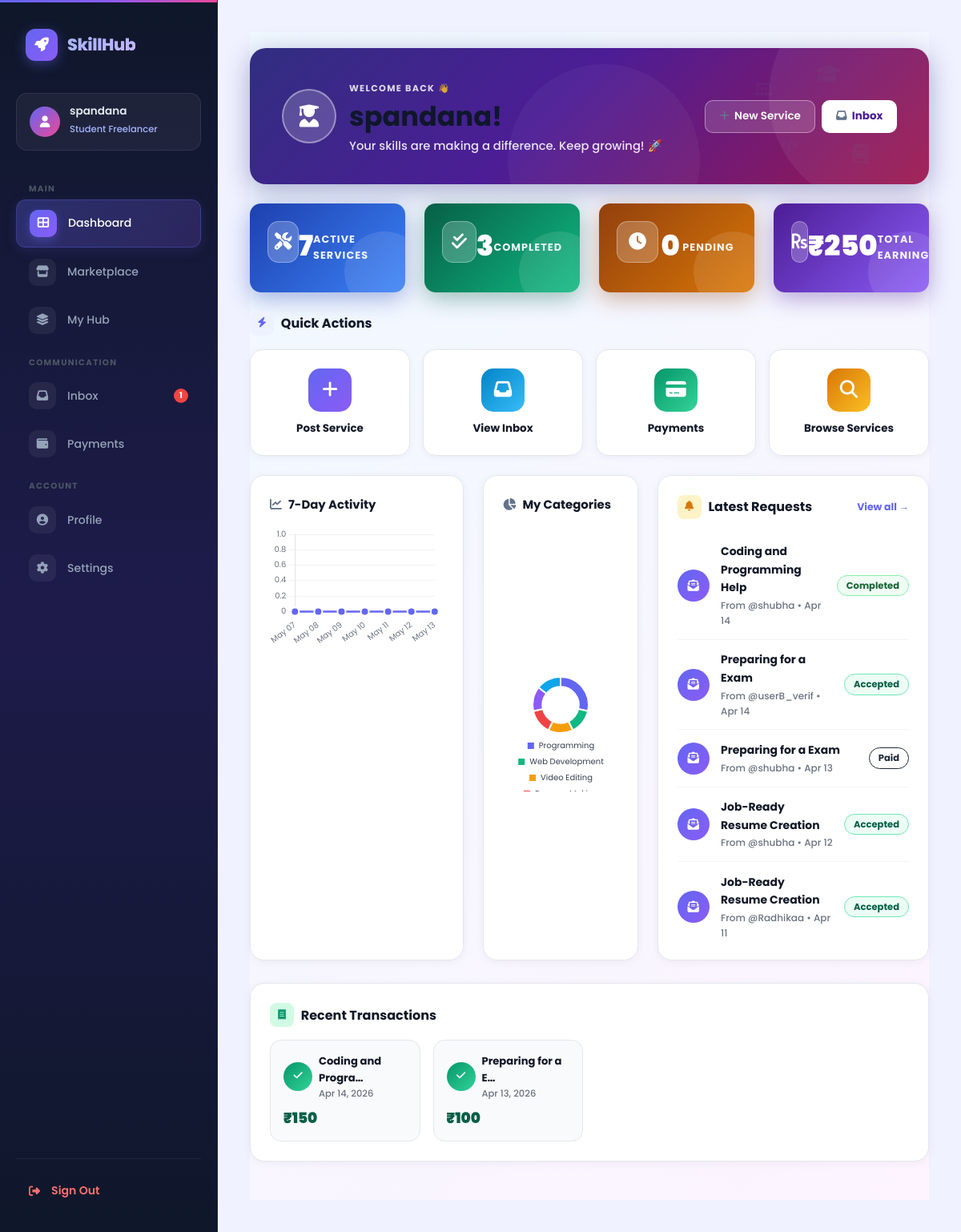
The app's page /dashboard/ (signed in), older data.
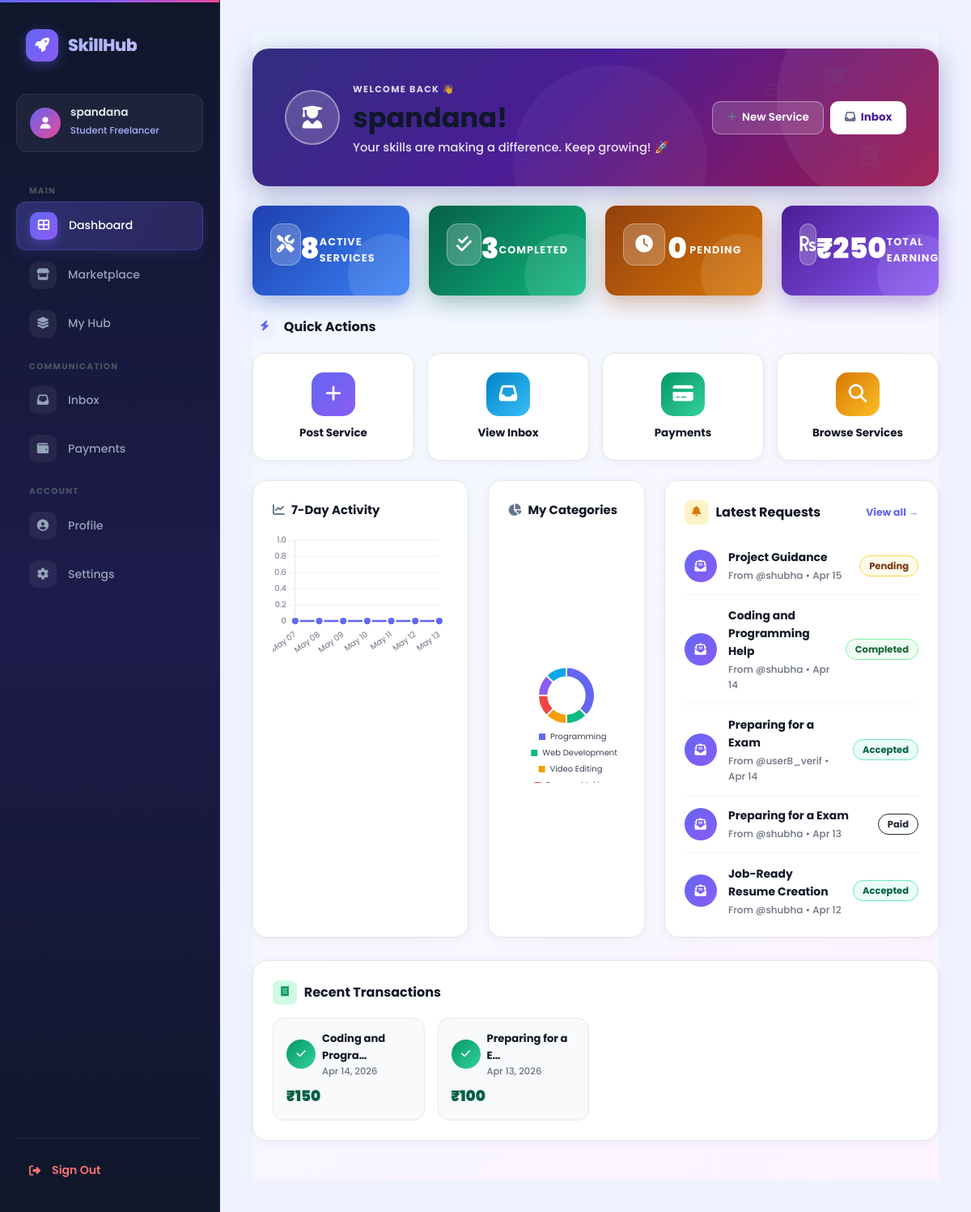
The same page, newer data.
### skills/models.py (models this page shows, shortened)
class Request(models.Model):
    STATUS_CHOICES = [
        ('pending', 'Pending'),
        ('accepted', 'Accepted'),
        ('paid', 'Paid'),
        ('in_progress', 'In Progress'),
        ('completed', 'Completed'),
        ('rejected', 'Rejected'),
    ]
    sender = models.ForeignKey(User, on_delete=models.CASCADE, related_name='sent_requests')
    receiver = models.ForeignKey(User, on_delete=models.CASCADE, related_name='received_requests')
    service = models.ForeignKey(Service, on_delete=models.CASCADE, related_name='requests')
    message = models.TextField(blank=True, null=True)
    payment = models.OneToOneField('Payment', on_delete=models.SET_NULL, null=True, blank=True, related_name='booking')
    requirement_file = models.FileField(upload_to='requirements/', blank=True, null=True, help_text="Added by requester")
    delivery_file = models.FileField(upload_to='deliveries/', blank=True, null=True, help_text="Added by provider")
    meeting_link = models.URLField(blank=True, null=True, help_text="Video meeting link like Zoom/Meet")
    status = models.CharField(max_length=20, choices=STATUS_CHOICES, default='pending')
    created_at = models.DateTimeField(auto_now_add=True)
    class Meta:
        ordering = ['-created_at']

class Service(models.Model):
    user = models.ForeignKey(User, on_delete=models.CASCADE, related_name='services')
    title = models.CharField(max_length=200)
    description = models.TextField()
    category = models.CharField(max_length=50, choices=CATEGORY_CHOICES)
    image = models.ImageField(upload_to='service_images/', blank=True, null=True)
    payment_type = models.CharField(max_length=20, choices=PAYMENT_TYPE_CHOICES)
    price = models.DecimalField(max_digits=10, decimal_places=2, null=True, blank=True)
    location = models.CharField(max_length=100, choices=LOCATION_CHOICES, help_text="City where this service is available")
    service_type = models.CharField(max_length=20, choices=SERVICE_TYPE_CHOICES, default='Online', help_text="Online or Offline delivery")
    payment_method = models.CharField(max_length=50, choices=PAYMENT_METHOD_CHOICES, default='cash')
    delivery_time = models.CharField(max_length=50, choices=DELIVERY_CHOICES, default='negotiable')
    custom_category = models.CharField(max_length=50, blank=True, null=True)
    is_approved = models.BooleanField(default=False)
    created_at = models.DateTimeField(auto_now_add=True)
    class Meta:
        ordering = ['-created_at']
    @property
    def avg_rating(self):
        if hasattr(self, '_avg_rating'):
            return self._avg_rating
        from django.db.models import Avg
        avg = self.reviews.aggregate(Avg('rating'))['rating__avg']
        return avg if avg else 0

class Payment(models.Model):
    STATUS_CHOICES = [
        ('pending', 'Pending'),
        ('success', 'Success'),
        ('failed', 'Failed'),
    ]
    user = models.ForeignKey(User, on_delete=models.CASCADE, related_name='payments')
    service = models.ForeignKey(Service, on_delete=models.CASCADE, related_name='payments')
    request = models.OneToOneField(
        'Request', on_delete=models.SET_NULL,
        null=True, blank=True, related_name='request_payment'
    )
    amount = models.DecimalField(max_digits=10, decimal_places=2)
    payment_method = models.CharField(
        max_length=20,
        choices=[('upi', 'UPI'), ('card', 'Card'), ('cash', 'Cash')]
    )
    transaction_id = models.CharField(max_length=100, blank=True, null=True)
    gateway = models.CharField(max_length=50, default='simulator', help_text='Stripe, Razorpay, Simulator')
    status = models.CharField(max_length=20, choices=STATUS_CHOICES, default='pending')
    timestamp = models.DateTimeField(auto_now_add=True, null=True, blank=True)
    class Meta:
        ordering = ['-timestamp']

### skills/views.py (the view)
# urls.py: path('dashboard/', views.dashboard, name='dashboard'),
@login_required
def dashboard(request):
    user_services = Service.objects.filter(user=request.user)
    user_requests = HelpRequest.objects.filter(user=request.user)
    total_services = user_services.count()
    total_requests = user_requests.count()
    pending_actions = Request.objects.filter(receiver=request.user, status='pending').count()
    total_earnings = Payment.objects.filter(
        service__user=request.user,
        status='success'
    ).aggregate(Sum('amount'))['amount__sum'] or 0
    accepted_requests = Request.objects.filter(receiver=request.user, status='accepted').count()
    def calc_percent(value, target):
        if not target: return 0
        return min(100, int((value / target) * 100))
    service_target = 10
    request_target = 20
    earnings_goal = 5000
    services_percent = calc_percent(total_services, service_target)
    requests_percent = calc_percent(total_requests, request_target)
    acceptance_rate = calc_percent(accepted_requests, total_requests) if total_requests else 0
    earnings_percent = calc_percent(total_earnings, earnings_goal)
    seven_days_ago = timezone.now().date() - timedelta(days=6)
    daily_requests = Request.objects.filter(
        Q(sender=request.user) | Q(receiver=request.user),
        created_at__date__gte=seven_days_ago
    ).annotate(date=TruncDate('created_at')).values('date').annotate(count=Count('id')).order_by('date')
    date_labels = []
    date_counts = []
    for i in range(7):
        curr_date = seven_days_ago + timedelta(days=i)
        date_labels.append(curr_date.strftime("%b %d"))
        count = next((item['count'] for item in daily_requests if item['date'] == curr_date), 0)
        date_counts.append(count)
    category_data = user_services.values('category').annotate(count=Count('id')).order_by('-count')
    category_labels = [dict(CATEGORY_CHOICES).get(item['category'], item['category']) for item in category_data]
    category_counts = [item['count'] for item in category_data]
    recent_requests = Request.objects.filter(
        Q(sender=request.user) | Q(receiver=request.user)
    ).select_related('service', 'sender', 'receiver').order_by('-created_at')[:5]
    recent_messages = Message.objects.filter(
        Q(sender=request.user) | Q(receiver=request.user)
    ).select_related('sender', 'request').order_by('-timestamp')[:5]
    latest_payments = Payment.objects.filter(
        Q(user=request.user) | Q(service__user=request.user)
    ).select_related('user', 'service').order_by('-timestamp')[:5]
    received_messages = Message.objects.filter(receiver=request.user)[:5]
    sent_messages = Message.objects.filter(sender=request.user)[:5]
    return render(request, 'dashboard.html', {
        'user_services': user_services,
        'user_requests': user_requests,
        'total_services': total_services,
        'total_requests': total_requests,
        'pending_actions': pending_actions,
        'total_earnings': total_earnings,
        'accepted_requests': accepted_requests,
        'services_percent': services_percent,
        'requests_percent': requests_percent,
        'acceptance_rate': acceptance_rate,
        'earnings_percent': earnings_percent,
        'recent_requests': recent_requests,
        'recent_messages': recent_messages, # Added unified messages
        'latest_payments': latest_payments,
        'chart_labels': json.dumps(date_labels),
        'chart_data': json.dumps(date_counts),
        'cat_labels': json.dumps(category_labels),
        'cat_data': json.dumps(category_counts),
        'received_messages': received_messages,
        'sent_messages': sent_messages,
    })

### skills/context_processors.py (called while the page is built)
def unread_notifications_count(request):
    if request.user.is_authenticated:
        count = Notification.objects.filter(user=request.user, is_read=False).count()
        return {'unread_notifications_count': count}
    return {'unread_notifications_count': 0}

### templates/dashboard.html (shortened to what the changed rows need)
{% extends 'dashboard_base.html' %}
{% load static %}
{% block content %}
<div class="dashboard-page">
    <div class="dash-hero mb-4" data-aos="fade-down">
        <div class="d-flex align-items-center gap-3">
            <div class="hero-text-block">
                <h1>{{ request.user.first_name|default:request.user.username }}!</h1>
            </div>
        </div>
    </div>
    <div class="row g-4 mb-4">
        <div class="col-6 col-lg-3" data-aos="fade-up" data-aos-delay="0">
            <div class="stat-card gc-blue">
                <div class="sc-deco"></div>
                <div class="sc-icon"><i class="fas fa-tools"></i></div>
                <div class="sc-num">{{ total_services }}</div>
                <div class="sc-label">Active Services</div>
            </div>
        </div>
    </div>
    <div class="row g-4">
        <div class="col-lg-4" data-aos="fade-up" data-aos-delay="40">
            <div class="panel-card">
                <div class="d-flex justify-content-between align-items-center mb-3">
                    <span class="panel-title">
                    </span>
                </div>
                <canvas id="activityChart" height="210"></canvas>
            </div>
        </div>
        <div class="col-lg-3" data-aos="fade-up" data-aos-delay="90">
            <div class="panel-card d-flex flex-column">
                <div class="d-flex align-items-center justify-content-center flex-grow-1">
                    <canvas id="catChart" height="200"></canvas>
                </div>
            </div>
        </div>
        <div class="col-lg-5" data-aos="fade-up" data-aos-delay="120">
            <div class="panel-card">
                {% for req in recent_requests|slice:":5" %}
                <div class="act-row">
                    <div class="act-dot" style="background:linear-gradient(135deg,#6366f1,#8b5cf6);">
                        <i class="fas fa-envelope-open-text"></i>
                    </div>
                    <div class="flex-grow-1">
                        <div class="act-name">{{ req.service.title|truncatechars:30 }}</div>
                        <div class="act-meta">
                            {% if request.user == req.sender %}To @{{ req.receiver.username }}{% else %}From @{{ req.sender.username }}{% endif %}
                            &bull; {{ req.created_at|date:"M d" }}
                        </div>
                    </div>
                    <span class="badge-pill bp-{{ req.status }}">{{ req.status|title }}</span>
                </div>
                {% empty %}
                <div class="empty-state">
                    <i class="fas fa-inbox"></i>
                    No requests yet. Start by browsing services!
                </div>
                {% endfor %}
            </div>
        </div>
    </div>
    <div class="row g-4 mt-1">
        <div class="col-12" data-aos="fade-up" data-aos-delay="60">
            <div class="panel-card">
                <div class="row g-3">
                    {% for payment in latest_payments|slice:":4" %}
                    <div class="col-md-3 col-sm-6">
                        <div class="pay-card">
                            <div class="d-flex align-items-center gap-2 mb-1">
                                <div class="act-dot" style="width:36px;height:36px;background:linear-gradient(135deg,#059669,#34d399);font-size:.8rem;">
                                    <i class="fas fa-check"></i>
                                </div>
                                <div>
                                    <div class="pay-svc">{{ payment.service.title|truncatechars:18 }}</div>
                                    <div class="pay-date">{{ payment.timestamp|date:"M d, Y" }}</div>
                                </div>
                            </div>
                            <div class="pay-amt">₹{{ payment.amount|floatformat:0 }}</div>
                        </div>
                    </div>
                    {% empty %}
                    <div class="col-12">
                        <div class="empty-state">
                            <i class="fas fa-credit-card"></i> No payments yet.
                        </div>
                    </div>
                    {% endfor %}
                </div>
            </div>
        </div>
    </div>
</div>
{% endblock %}
{% block extra_js %}
<script>
// ---- 7-Day Activity Line Chart ----
const ctx1 = document.getElementById('activityChart');
if (ctx1) {
    new Chart(ctx1.getContext('2d'), {
        type: 'line',
        data: {
            labels: {{ chart_labels|safe }},
            datasets: [{
                label: 'Requests',
                data: {{ chart_data|safe }},
                borderColor: '#6366f1',
                backgroundColor: 'rgba(99,102,241,0.07)',
                borderWidth: 2.5,
                fill: true,
                tension: 0.4,
                pointBackgroundColor: '#6366f1',
                pointBorderColor: '#fff',
                pointBorderWidth: 2,
                pointRadius: 5
            }]
        },
        options: {
            responsive: true,
            plugins: { legend: { display: false } },
            scales: {
                y: { beginAtZero: true, grid: { color: 'rgba(0,0,0,0.05)' }, ticks: { font: { family: 'Poppins', size: 10 }, color: '#6b7280' } },
                x: { grid: { display: false }, ticks: { font: { family: 'Poppins', size: 10 }, color: '#6b7280' } }
            }
        }
    });
}
// ---- Category Doughnut Chart ----
const ctx2 = document.getElementById('catChart');
if (ctx2) {
    const catLabels = {{ cat_labels|safe }};
    const catData   = {{ cat_data|safe }};
    if (catData.length > 0) {
        new Chart(ctx2.getContext('2d'), {
            type: 'doughnut',
            data: {
                labels: catLabels,
                datasets: [{
                    data: catData,
                    backgroundColor: ['#6366f1','#10b981','#f59e0b','#ef4444','#8b5cf6','#0ea5e9','#ec4899'],
                    borderWidth: 2,
                    borderColor: '#fff'
                }]
            },
            options: {
                responsive: true,
                cutout: '65%',
                plugins: {
                    legend: {
                        position: 'bottom',
                        labels: { font: { family: 'Poppins', size: 10 }, boxWidth: 10, color: '#374151' }
                    }
                }
            }
        });
    } else {
        ctx2.parentElement.innerHTML = '<div class="empty-state"><i class="fas fa-chart-pie"></i>Post services to see breakdown</div>';
    }
}
</script>
{% endblock %}

### templates/dashboard_base.html (shortened to what the changed rows need)
<!DOCTYPE html>
<html lang="en">
<head>
    <link rel="stylesheet" href="https://cdnjs.cloudflare.com/ajax/libs/font-awesome/6.4.0/css/all.min.css">
    <link href="https://cdn.jsdelivr.net/npm/bootstrap@5.3.0/dist/css/bootstrap.min.css" rel="stylesheet">
    <link href="https://unpkg.com/aos@2.3.1/dist/aos.css" rel="stylesheet">
    {% load static %}
    <link rel="stylesheet" href="{% static 'css/style.css' %}">
</head>
<body>
    <div class="dashboard-wrapper" id="dashWrapper">
        <aside class="dashboard-sidebar" id="dashSidebar">
            <nav class="flex-grow-1">
                <ul class="list-unstyled mb-0">
                    <li>
                        <a href="{% url 'inbox' %}" class="nav-link-custom {% if request.path == '/inbox/' %}active{% endif %}">
                            <div class="nav-icon"><i class="fas fa-inbox"></i></div>
                            Inbox
                            {% if unread_notifications_count > 0 %}
                            <span class="nav-notif">{{ unread_notifications_count }}</span>
                            {% endif %}
                        </a>
                    </li>
                </ul>
            </nav>
        </aside>
        <main class="dashboard-main">
            {% block content %}{% endblock %}
        </main>
    </div>
    {% block extra_js %}{% endblock %}
</body>
</html>

Row changes from the older to the newer data that the page shows:
no longer on this page (row unchanged): Request: service "Job-Ready Resume Creation", sender.username "Radhikaa", created_at "Apr 11", status "Accepted"
added Request: service "Project Guidance", sender.username "shubha", created_at "Apr 15", status "Pending"
Text that changed along with them:
{{ total_services }}: "7" → "8"
chart data {{ cat_data|safe }}: [2, 1, 1, 1, 1, 1] → [3, 1, 1, 1, 1, 1]
{{ unread_notifications_count }}: "1" → (not shown)
